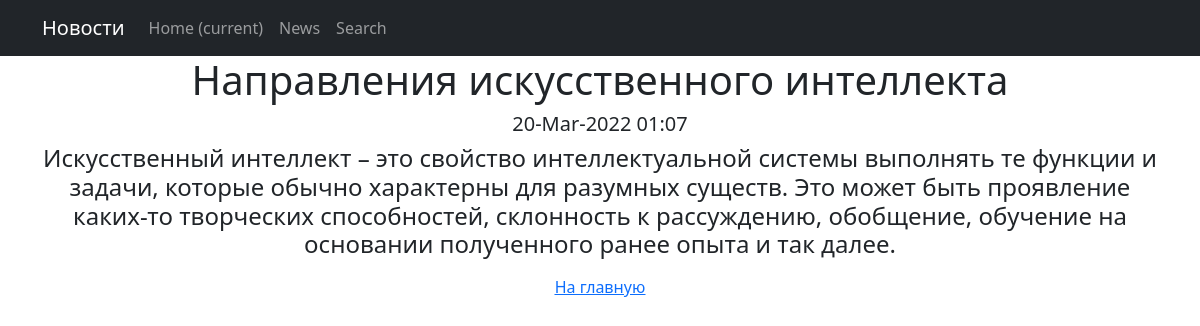
Screenshot of /news/10/ with the database file from the repository.
### news/models.py (models this page shows, shortened)
class Post(models.Model):
    author = models.ForeignKey(Author, on_delete=models.CASCADE)
    NEWS = 'NW'
    ARTICLE = 'AR'
    CATEGORY_CHOICES = (
        (NEWS, 'Новость'),
        (ARTICLE, 'Статья'),
    )
    categoryType = models.CharField(max_length=2, choices=CATEGORY_CHOICES, default=ARTICLE)
    dateCreation = models.DateTimeField(auto_now_add=True)
    postCategory = models.ManyToManyField(Category, through='PostCategory')
    title = models.CharField(max_length=128)
    text = models.TextField()
    rating = models.SmallIntegerField(default=0)

### news/views.py (the view)
# urls.py: path('<int:pk>/', PostDetailView.as_view(), name='post_detail'),
class PostDetailView(DetailView):
    template_name = 'flatpages/post_detail.html'
    queryset = Post.objects.all()

### news/templatetags/custom_filters.py (called while the page is built)
@register.filter(name='censor')
def censor(value):
    censor_list = ['bbb', 'ttt', 'zzz', 'lake', 'part', 'sport']
    for word in censor_list:
        value = value.replace(word[1:], '*' * (len(word)-1))
    return value

### templates/flatpages/post_detail.html (shortened to what this page needs)
{% extends 'flatpages/default.html' %}
{% load custom_filters %}
{% block content %}
<h1>{{ post.title|censor }}</h1>
<h5>{{ post.dateCreation|date:'d-M-Y H:i' }}</h5>
<h4>{{ post.text|censor }}</h4>
<a href="/news/"><u>На главную</u></a>
{% endblock content %}

### rows the page displays
Post: title|censor "Направления искусственного интеллекта", dateCreation "20-Mar-2022 01:07", text|censor "Искусственный интеллект – это свойство интеллектуальной системы выполнять те функции и задачи, которые обычно характерны для разумных существ. Это может быть проявление каких-то творческих способностей, склонность к рассуждению, обобщение, обучение на основании полученного ранее опыта и так далее."
